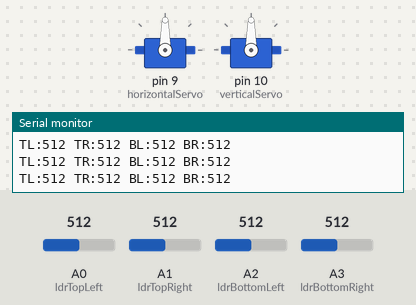
This sketch was run on a simulated Arduino Uno, built with avr-gcc and run on an emulated ATmega328P. On the bench: 2 × servo, the last lines printed to the serial monitor. The test bench sets the inputs (shaded band); at power-on: A0 (ldrTopLeft) = 512, A1 (ldrTopRight) = 512, A3 (ldrBottomRight) = 512, A2 (ldrBottomLeft) = 512.

Above: at 1.2 s.
1.3 s: A0 (ldrTopLeft) set to 600
2.8 s: A0 (ldrTopLeft) set to 626
At 5.5 s:
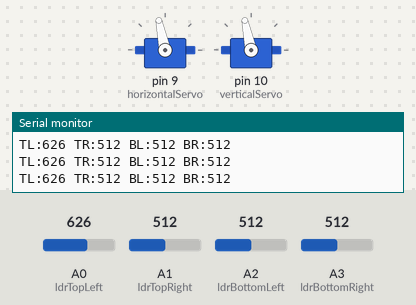
5.8 s: A1 (ldrTopRight) set to 312
At 8.11 s:
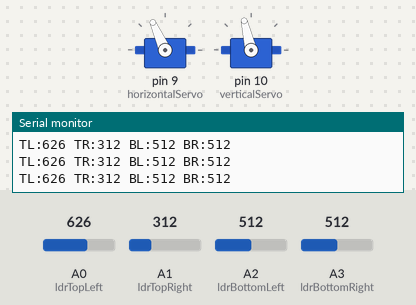
8.8 s: A1 (ldrTopRight) set to 285
At 10.85 s:
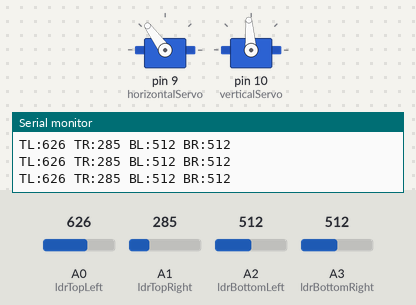
11.8 s: A3 (ldrBottomRight) set to 485
At 13.93 s:
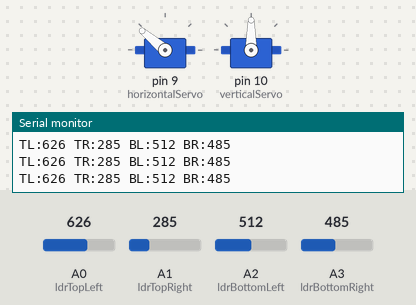
14.8 s: A2 (ldrBottomLeft) set to 716
At 17.34 s:
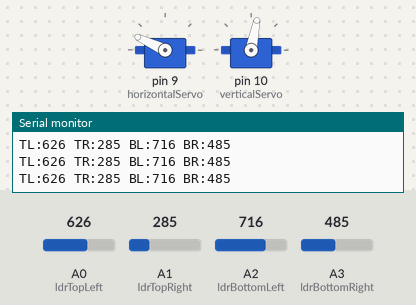
Timing chart, 0 to 23.5 s (numbered marks = the images above; inputs shaded):
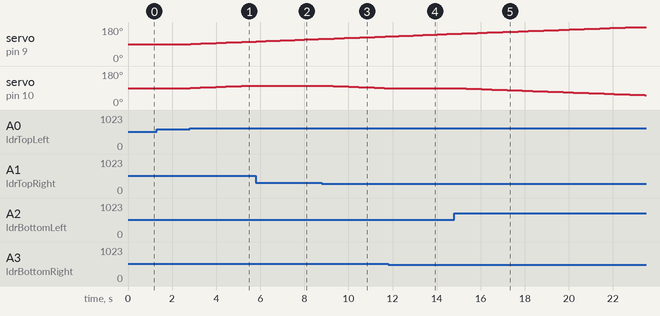

The sketch:

Solar-track.ino
```cpp
#include <Servo.h>

Servo horizontalServo;  // X-axis
Servo verticalServo;    // Y-axis

// Analog pins for LDRs
int ldrTopLeft = A0;
int ldrTopRight = A1;
int ldrBottomLeft = A2;
int ldrBottomRight = A3;

// Initial angles
int hAngle = 90;
int vAngle = 90;

void setup() {
  horizontalServo.attach(9);  // X-axis servo
  verticalServo.attach(10);   // Y-axis servo
  Serial.begin(9600);
  horizontalServo.write(hAngle);
  verticalServo.write(vAngle);
}

void loop() {
  int tl = analogRead(ldrTopLeft);
  int tr = analogRead(ldrTopRight);
  int bl = analogRead(ldrBottomLeft);
  int br = analogRead(ldrBottomRight);

  int avgTop = (tl + tr) / 2;
  int avgBottom = (bl + br) / 2;
  int avgLeft = (tl + bl) / 2;
  int avgRight = (tr + br) / 2;

  int tolerance = 50;

  // Vertical tracking
  if (abs(avgTop - avgBottom) > tolerance) {
    if (avgTop > avgBottom) {
      vAngle = vAngle + 1;
      if (vAngle > 180) vAngle = 180;
    } else {
      vAngle = vAngle - 1;
      if (vAngle < 0) vAngle = 0;
    }
    verticalServo.write(vAngle);
    delay(15);
  }

  // Horizontal tracking
  if (abs(avgLeft - avgRight) > tolerance) {
    if (avgLeft > avgRight) {
      hAngle = hAngle + 1;
      if (hAngle > 180) hAngle = 180;
    } else {
      hAngle = hAngle - 1;
      if (hAngle < 0) hAngle = 0;
    }
    horizontalServo.write(hAngle);
    delay(15);
  }

  // Optional: Debug output
  Serial.print("TL:"); Serial.print(tl);
  Serial.print(" TR:"); Serial.print(tr);
  Serial.print(" BL:"); Serial.print(bl);
  Serial.print(" BR:"); Serial.println(br);
  delay(200);
}
```

Measured:
- the behaviour switches between 613 and 614 on A0 (ldrTopLeft) (found by bisection; images 0 and 1)
- the behaviour switches between 298 and 297 on A1 (ldrTopRight) (found by bisection; images 2 and 3)
- the behaviour switches between 500 and 499 on A3 (ldrBottomRight) (found by bisection; images 3 and 4)
- after the input at 2.8 s, servo on pin 9 (horizontalServo): moves from 90° to 103° over 2.8 s, starting after 0.05 s; servo on pin 10 (verticalServo): moves from 90° to 103° over 2.8 s, starting at once
- after the input at 5.8 s, servo on pin 10 (verticalServo): stays 103° (without the input it goes to 104° after 0.03 s)
- after the input at 8.8 s, servo on pin 10 (verticalServo): moves from 103° to 90° over 2.8 s, starting after 0.05 s
- after the input at 11.8 s, servo on pin 10 (verticalServo): stays 90° (without the input it goes to 89° after 0.06 s)
- after the input at 14.8 s, servo on pin 10 (verticalServo): moves from 90° to 52° over 8.6 s, starting after 0.09 s
